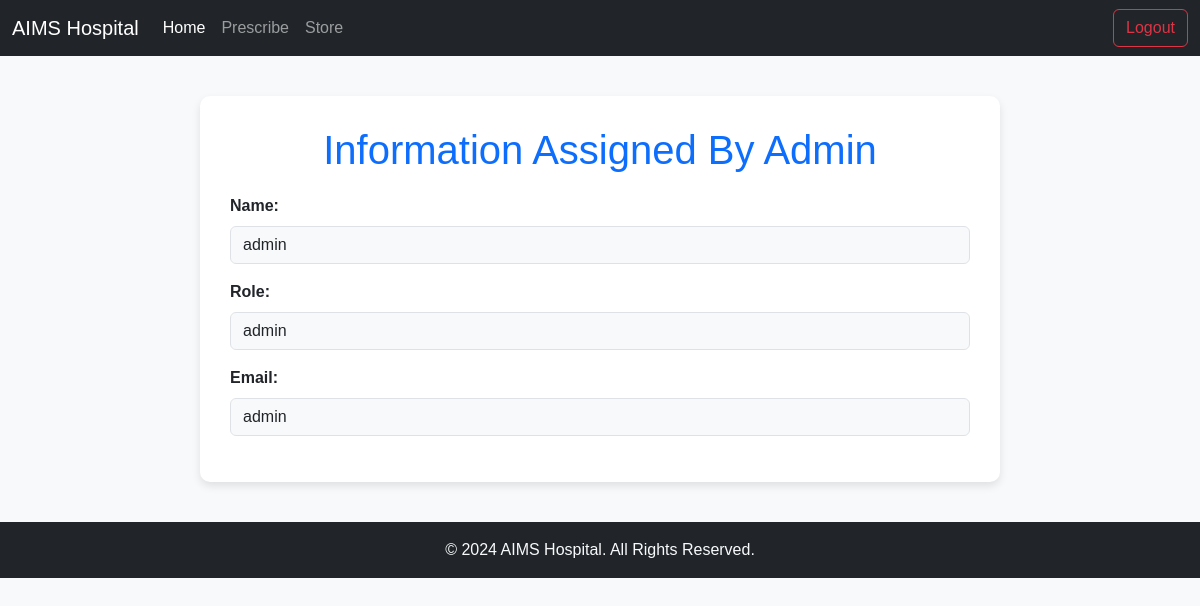
The app's page /pharmacist_dash (signed in) with its own data.
### auth/app.py (models this page shows, shortened)
class Other(db.Model):
    id = db.Column(db.Integer, primary_key=True)
    name = db.Column(db.String(100), nullable=False)
    role = db.Column(db.String(100), nullable=False)  # e.g., "doctor"
    email = db.Column(db.String(100), unique=True)
    password = db.Column(db.String(100))
    specialization = db.Column(db.String(100), default='')
    experience = db.Column(db.String(100), default='')
    contact = db.Column(db.String(100), default='')
    address = db.Column(db.String(200), default='')
    slots = db.Column(db.String(100), default='')  # New field for slots
    day = db.Column(db.String(50), default='')     # New field for day
    fees = db.Column(db.String(50), default='')    # New field for fees

### auth/app.py (the view)
@app.route('/pharmacist_dash', endpoint='pharmacist_dashboard')
def pharmacist_dash():
    if 'email' in session:
        user = Other.query.filter_by(email=session['email']).first()
        return render_template('pharmacist_dash.html', user=user)
    return redirect('/other_login')

### auth/templates/pharmacist_dash.html (shortened to what this page needs)
<!DOCTYPE html>
<html lang="en">
<head>
    <link href="https://cdn.jsdelivr.net/npm/bootstrap@5.3.3/dist/css/bootstrap.min.css" rel="stylesheet"
>
</head>
<body>
    <header>
        <nav class="navbar navbar-expand-lg navbar-dark bg-dark">
            <div class="container-fluid">
                <a class="navbar-brand" href="/pharmacist_dash">AIMS Hospital</a>
                <div class="collapse navbar-collapse" id="navbarSupportedContent">
                    <ul class="navbar-nav me-auto mb-2 mb-lg-0">
                        <li class="nav-item">
                            <a class="nav-link active" href="/pharmacist_dash">Home</a>
                        </li>
                        <li class="nav-item">
                            <a class="nav-link" href="/prescribe">Prescribe</a>
                        </li>
                        <li class="nav-item">
                            <a class="nav-link" href="/store">Store</a>
                        </li>
                    </ul>
                    <div class="d-flex ms-auto">
                        <a href="/other_logout" class="btn btn-outline-danger">Logout</a>
                    </div>
                </div>
            </div>
        </nav>
    </header>
    <div class="profile-container">
        <h1>Information Assigned By Admin</h1>
        <div class="mb-3">
            <label class="form-label"><strong>Name:</strong></label>
            <p class="form-control bg-light">{{user.name}}</p>
        </div>
        <div class="mb-3">
            <label class="form-label"><strong>Role:</strong></label>
            <p class="form-control bg-light">{{user.role}}</p>
        </div>
        <div class="mb-3">
            <label class="form-label"><strong>Email:</strong></label>
            <p class="form-control bg-light">{{user.email}}</p>
        </div>
    </div>
    <footer class="bg-dark text-light text-center py-3">
        <div class="container">
            <p class="mb-0">&copy; 2024 AIMS Hospital. All Rights Reserved.</p>
        </div>
    </footer>
</body>
</html>

### auth/templates/pharmacist_dash.html (style rules this page uses)
body { background-color: #f8f9fa; font-family: Arial, sans-serif; }
.profile-container { max-width: 800px; margin: 40px auto; background-color: #fff; box-shadow: 0 4px 8px rgba(0, 0, 0, 0.1); border-radius: 10px; padding: 30px; }
.profile-container h1 { color: #0d6efd; text-align: center; margin-bottom: 20px; }
footer { margin-top: 30px; }

### records on screen
Other: name "admin", role "admin", email "admin"
